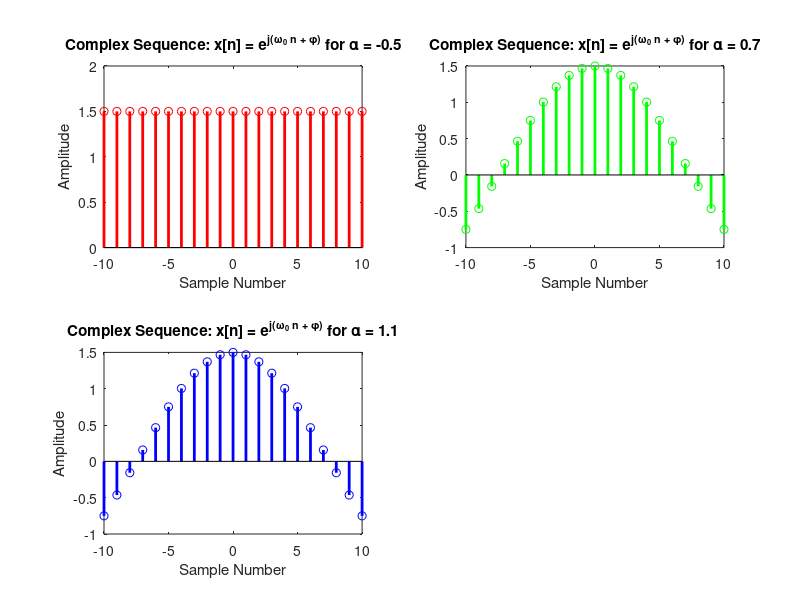

Source code (MATLAB):
%%
%Exponential Sequence
A = 1.5;
n = -10:10;

%for (-1 &lt; alpha &lt; 0), try alpha= -0.5
alpha = -0.5;
x = A * alpha .^ n;
subplot(2,2,1)
stem(n, x, 'r', 'LineWidth', 2);
title(sprintf('Exponential Sequence: x[n] = alpha^n for aplha = %d', alpha));
xlabel('Sample Number');
ylabel('Amplitude');
%for (0 &lt; alpha &lt; 1), try alpha=0.7
alpha = 0.7;
x = A * alpha .^ n;
subplot(2,2,2)
stem(n, x, 'g', 'LineWidth', 2);
title(sprintf('Exponential Sequence: x[n] = alpha^n for aplha = %d', alpha));
xlabel('Sample Number');
ylabel('Amplitude');
%for (|alpha| &gt; 1), try alpha= 1.1
alpha = 1.1;
x = A * alpha .^ n;
subplot(2,2,3)
stem(n, x, 'b', 'LineWidth', 2);
title(sprintf('Exponential Sequence: x[n] = alpha^n for aplha = %d', alpha));
xlabel('Sample Number');
ylabel('Amplitude');

%%
%Complex Sequence
A = 1.5;
n = -10:10;

%for (-1 &lt; alpha &lt; 0), try alpha= -0.5
alpha = -0.5;
x = abs(A) * exp(1j * (0* n));
subplot(2,2,1)
stem(n, x, 'r', 'LineWidth', 2);
axis([-10,10,0,2]);
title(sprintf('Complex Sequence: x[n] = e^{j(\\omega_0 n + \\phi)} for \\alpha = %d', alpha));
xlabel('Sample Number');
ylabel('Amplitude');
%for (0 &lt; alpha &lt; 1), try alpha=0.7
alpha = 0.7;
x = abs(A) * exp(1j * (pi/15 * n));
subplot(2,2,2)
stem(n, x, 'g', 'LineWidth', 2);
title(sprintf('Complex Sequence: x[n] = e^{j(\\omega_0 n + \\phi)} for \\alpha = %d', alpha));
xlabel('Sample Number');
ylabel('Amplitude');
%for (|alpha| &gt; 1), try alpha= 1.1
alpha = 1.1;
x = abs(A) * exp(1j * ( pi/15 * n));
subplot(2,2,3)
stem(n, x, 'b', 'LineWidth', 2);
title(sprintf('Complex Sequence: x[n] = e^{j(\\omega_0 n + \\phi)} for \\alpha = %d', alpha));
xlabel('Sample Number');
ylabel('Amplitude');
